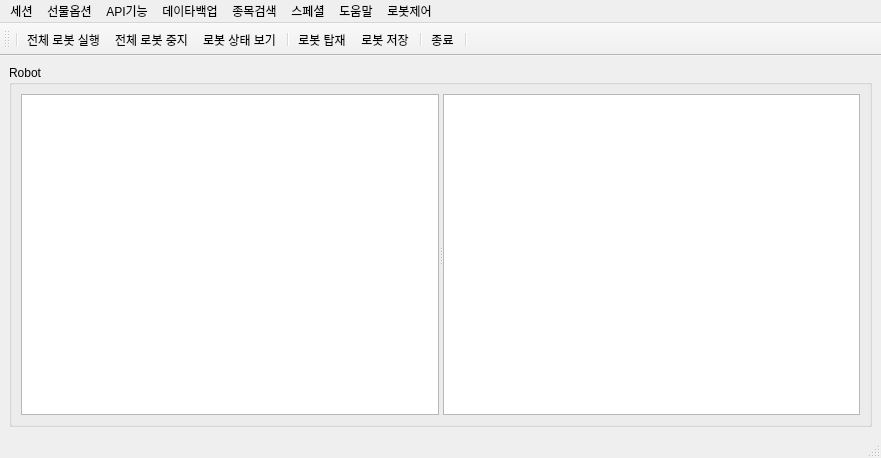
<?xml version="1.0" encoding="UTF-8"?>
<ui version="4.0">
 <class>MainWindow</class>
 <widget class="QMainWindow" name="MainWindow">
  <property name="geometry">
   <rect>
    <x>0</x>
    <y>0</y>
    <width>881</width>
    <height>458</height>
   </rect>
  </property>
  <property name="windowTitle">
   <string>Skybot</string>
  </property>
  <property name="windowIcon">
   <iconset>
    <normaloff>PNG/SkyBot.png</normaloff>PNG/SkyBot.png</iconset>
  </property>
  <widget class="QWidget" name="centralwidget">
   <layout class="QGridLayout" name="gridLayout_2">
    <item row="0" column="0">
     <widget class="QGroupBox" name="groupBox">
      <property name="title">
       <string>Robot</string>
      </property>
      <layout class="QHBoxLayout" name="horizontalLayout">
       <item>
        <widget class="QSplitter" name="splitter">
         <property name="orientation">
          <enum>Qt::Horizontal</enum>
         </property>
         <widget class="QTableView" name="tableView_robot">
          <property name="selectionMode">
           <enum>QAbstractItemView::SingleSelection</enum>
          </property>
          <property name="selectionBehavior">
           <enum>QAbstractItemView::SelectRows</enum>
          </property>
          <property name="showGrid">
           <bool>true</bool>
          </property>
          <property name="gridStyle">
           <enum>Qt::DotLine</enum>
          </property>
         </widget>
         <widget class="QTableView" name="tableView_portfolio"/>
        </widget>
       </item>
      </layout>
     </widget>
    </item>
   </layout>
  </widget>
  <widget class="QMenuBar" name="menubar">
   <property name="geometry">
    <rect>
     <x>0</x>
     <y>0</y>
     <width>881</width>
     <height>21</height>
    </rect>
   </property>
   <widget class="QMenu" name="menu">
    <property name="title">
     <string>세션</string>
    </property>
    <addaction name="actionLogin"/>
    <addaction name="actionLogout"/>
    <addaction name="separator"/>
    <addaction name="actionAccountDialog"/>
    <addaction name="separator"/>
    <addaction name="actionExit"/>
    <addaction name="separator"/>
   </widget>
   <widget class="QMenu" name="menu_2">
    <property name="title">
     <string>API기능</string>
    </property>
    <addaction name="actionStockcode"/>
    <addaction name="actionSectorView"/>
    <addaction name="actionTheme"/>
    <addaction name="actionChartIndex"/>
    <addaction name="separator"/>
    <addaction name="actionMinuitePrice"/>
    <addaction name="actionDailyPrice"/>
    <addaction name="separator"/>
    <addaction name="actionInvestors"/>
    <addaction name="actionInvestors2"/>
    <addaction name="separator"/>
    <addaction name="actionRealDataDialog"/>
    <addaction name="actionAskBid"/>
    <addaction name="actionNews"/>
    <addaction name="separator"/>
    <addaction name="actionOpenScreen"/>
    <addaction name="separator"/>
    <addaction name="actionOrder"/>
   </widget>
   <widget class="QMenu" name="menuRobot">
    <property name="title">
     <string>로봇제어</string>
    </property>
    <addaction name="actionRobotRun"/>
    <addaction name="actionRobotStop"/>
    <addaction name="separator"/>
    <addaction name="actionRobotOneRun"/>
    <addaction name="actionRobotOneStop"/>
    <addaction name="separator"/>
    <addaction name="actionRobotSave"/>
    <addaction name="actionRobotLoad"/>
    <addaction name="separator"/>
    <addaction name="actionRobotRemove"/>
    <addaction name="actionRobotClear"/>
    <addaction name="separator"/>
    <addaction name="actionRobotView"/>
    <addaction name="separator"/>
    <addaction name="actionTradeResult"/>
   </widget>
   <widget class="QMenu" name="menu_4">
    <property name="title">
     <string>데이타백업</string>
    </property>
    <addaction name="actionSectorBackupDay"/>
    <addaction name="actionPriceBackupDay"/>
    <addaction name="actionInvestorBackup"/>
    <addaction name="separator"/>
    <addaction name="actionPriceBackupMin"/>
   </widget>
   <widget class="QMenu" name="menu_3">
    <property name="title">
     <string>도움말</string>
    </property>
    <addaction name="actionMustRead"/>
    <addaction name="actionUsage"/>
    <addaction name="actionVersion"/>
   </widget>
   <widget class="QMenu" name="menu_5">
    <property name="title">
     <string>종목검색</string>
    </property>
    <addaction name="actionSearchItems"/>
    <addaction name="actionESearchItems"/>
   </widget>
   <widget class="QMenu" name="menu_6">
    <property name="title">
     <string>스페셜</string>
    </property>
    <addaction name="actionTool2ebest"/>
   </widget>
   <widget class="QMenu" name="menu_7">
    <property name="title">
     <string>선물옵션</string>
    </property>
    <addaction name="separator"/>
    <addaction name="actionCMOptionPrice"/>
    <addaction name="separator"/>
    <addaction name="separator"/>
    <addaction name="actionSupplyDemand"/>
    <addaction name="separator"/>
   </widget>
   <addaction name="menu"/>
   <addaction name="menu_7"/>
   <addaction name="menu_2"/>
   <addaction name="menu_4"/>
   <addaction name="menu_5"/>
   <addaction name="menu_6"/>
   <addaction name="menu_3"/>
   <addaction name="menuRobot"/>
  </widget>
  <widget class="QStatusBar" name="statusbar"/>
  <widget class="QToolBar" name="toolBar">
   <property name="mouseTracking">
    <bool>true</bool>
   </property>
   <property name="windowTitle">
    <string>toolBar</string>
   </property>
   <property name="toolButtonStyle">
    <enum>Qt::ToolButtonIconOnly</enum>
   </property>
   <attribute name="toolBarArea">
    <enum>TopToolBarArea</enum>
   </attribute>
   <attribute name="toolBarBreak">
    <bool>false</bool>
   </attribute>
   <addaction name="separator"/>
   <addaction name="actionRobotRun"/>
   <addaction name="actionRobotStop"/>
   <addaction name="actionRobotView"/>
   <addaction name="separator"/>
   <addaction name="actionRobotLoad"/>
   <addaction name="actionRobotSave"/>
   <addaction name="separator"/>
   <addaction name="actionExit"/>
   <addaction name="separator"/>
  </widget>
  <action name="actionLogin">
   <property name="icon">
    <iconset>
     <normaloff>PNG/로그인.png</normaloff>PNG/로그인.png</iconset>
   </property>
   <property name="text">
    <string>로그인</string>
   </property>
   <property name="statusTip">
    <string/>
   </property>
  </action>
  <action name="actionLogout">
   <property name="enabled">
    <bool>true</bool>
   </property>
   <property name="icon">
    <iconset>
     <normaloff>PNG/로그아웃.png</normaloff>PNG/로그아웃.png</iconset>
   </property>
   <property name="text">
    <string>로그아웃</string>
   </property>
   <property name="statusTip">
    <string/>
   </property>
  </action>
  <action name="actionExit">
   <property name="icon">
    <iconset>
     <normaloff>PNG/종료.png</normaloff>PNG/종료.png</iconset>
   </property>
   <property name="text">
    <string>종료</string>
   </property>
   <property name="statusTip">
    <string/>
   </property>
  </action>
  <action name="actionRobotRun">
   <property name="icon">
    <iconset>
     <normaloff>PNG/Process.png</normaloff>PNG/Process.png</iconset>
   </property>
   <property name="text">
    <string>전체 로봇 실행</string>
   </property>
  </action>
  <action name="actionRobotStop">
   <property name="icon">
    <iconset>
     <normaloff>PNG/Cancel.png</normaloff>PNG/Cancel.png</iconset>
   </property>
   <property name="text">
    <string>전체 로봇 중지</string>
   </property>
  </action>
  <action name="actionAddTickTrade">
   <property name="icon">
    <iconset>
     <normaloff>PNG/Business Contact.png</normaloff>PNG/Business Contact.png</iconset>
   </property>
   <property name="text">
    <string>TickTrade</string>
   </property>
   <property name="toolTip">
    <string>TickTrade</string>
   </property>
  </action>
  <action name="actionRealDataDialog">
   <property name="icon">
    <iconset>
     <normaloff>PNG/News.png</normaloff>PNG/News.png</iconset>
   </property>
   <property name="text">
    <string>실시간주가</string>
   </property>
  </action>
  <action name="actionAccountDialog">
   <property name="icon">
    <iconset>
     <normaloff>PNG/계좌조회.png</normaloff>PNG/계좌조회.png</iconset>
   </property>
   <property name="text">
    <string>계좌조회</string>
   </property>
  </action>
  <action name="actionRobotLoad">
   <property name="icon">
    <iconset>
     <normaloff>PNG/Upload.png</normaloff>PNG/Upload.png</iconset>
   </property>
   <property name="text">
    <string>로봇 탑재</string>
   </property>
  </action>
  <action name="actionRobotSave">
   <property name="icon">
    <iconset>
     <normaloff>PNG/Download.png</normaloff>PNG/Download.png</iconset>
   </property>
   <property name="text">
    <string>로봇 저장</string>
   </property>
  </action>
  <action name="actionRobotClear">
   <property name="icon">
    <iconset>
     <normaloff>PNG/Empty Trash.png</normaloff>PNG/Empty Trash.png</iconset>
   </property>
   <property name="text">
    <string>로봇 전체 삭제</string>
   </property>
  </action>
  <action name="actionRobotView">
   <property name="icon">
    <iconset>
     <normaloff>PNG/Candle Sticks.png</normaloff>PNG/Candle Sticks.png</iconset>
   </property>
   <property name="text">
    <string>로봇 상태 보기</string>
   </property>
  </action>
  <action name="actionRobotRemove">
   <property name="icon">
    <iconset>
     <normaloff>PNG/Cancel.png</normaloff>PNG/Cancel.png</iconset>
   </property>
   <property name="text">
    <string>로봇 삭제</string>
   </property>
  </action>
  <action name="actionAddMomentumTrade">
   <property name="icon">
    <iconset>
     <normaloff>PNG/Bullish.png</normaloff>PNG/Bullish.png</iconset>
   </property>
   <property name="text">
    <string>MomentumTrade</string>
   </property>
   <property name="iconText">
    <string>MomentumTrade</string>
   </property>
  </action>
  <action name="actionDatabaseSetting">
   <property name="icon">
    <iconset>
     <normaloff>PNG/Multiple Inputs.png</normaloff>PNG/Multiple Inputs.png</iconset>
   </property>
   <property name="text">
    <string>데이타베이스 설정</string>
   </property>
  </action>
  <action name="actionDailyPrice">
   <property name="icon">
    <iconset>
     <normaloff>PNG/Candle Sticks.png</normaloff>PNG/Candle Sticks.png</iconset>
   </property>
   <property name="text">
    <string>일별주가</string>
   </property>
  </action>
  <action name="actionInvestors">
   <property name="icon">
    <iconset>
     <normaloff>PNG/Conference Call.png</normaloff>PNG/Conference Call.png</iconset>
   </property>
   <property name="text">
    <string>종목별투자자</string>
   </property>
  </action>
  <action name="actionBackup2">
   <property name="enabled">
    <bool>true</bool>
   </property>
   <property name="icon">
    <iconset>
     <normaloff>PNG/Checked 2.png</normaloff>PNG/Checked 2.png</iconset>
   </property>
   <property name="text">
    <string>주가/투자자 백업</string>
   </property>
  </action>
  <action name="actionCodeBuild">
   <property name="icon">
    <iconset>
     <normaloff>PNG/Multiple Inputs.png</normaloff>PNG/Multiple Inputs.png</iconset>
   </property>
   <property name="text">
    <string>종목테이블생성</string>
   </property>
  </action>
  <action name="actionMinuitePrice">
   <property name="icon">
    <iconset>
     <normaloff>PNG/Candle Sticks.png</normaloff>PNG/Candle Sticks.png</iconset>
   </property>
   <property name="text">
    <string>분별주가(1분)</string>
   </property>
  </action>
  <action name="actionPriceBackupDay">
   <property name="icon">
    <iconset>
     <normaloff>PNG/Download 2.png</normaloff>PNG/Download 2.png</iconset>
   </property>
   <property name="text">
    <string>일별가격정보</string>
   </property>
  </action>
  <action name="actionInvestorBackup">
   <property name="icon">
    <iconset>
     <normaloff>PNG/Download 2.png</normaloff>PNG/Download 2.png</iconset>
   </property>
   <property name="text">
    <string>종목별투자자</string>
   </property>
  </action>
  <action name="actionPriceBackupMin">
   <property name="icon">
    <iconset>
     <normaloff>PNG/Download 2.png</normaloff>PNG/Download 2.png</iconset>
   </property>
   <property name="text">
    <string>분별가격정보</string>
   </property>
  </action>
  <action name="actionRobotOneRun">
   <property name="icon">
    <iconset>
     <normaloff>PNG/Currency Exchange.png</normaloff>PNG/Currency Exchange.png</iconset>
   </property>
   <property name="text">
    <string>로봇 실행</string>
   </property>
  </action>
  <action name="actionRobotOneStop">
   <property name="icon">
    <iconset>
     <normaloff>PNG/Cancel.png</normaloff>PNG/Cancel.png</iconset>
   </property>
   <property name="text">
    <string>로봇 중지</string>
   </property>
  </action>
  <action name="actionTickLogger">
   <property name="icon">
    <iconset>
     <normaloff>PNG/Multiple Inputs.png</normaloff>PNG/Multiple Inputs.png</iconset>
   </property>
   <property name="text">
    <string>TickLogger</string>
   </property>
  </action>
  <action name="actionAddTickTradeXN">
   <property name="icon">
    <iconset>
     <normaloff>PNG/Money Transfer.png</normaloff>PNG/Money Transfer.png</iconset>
   </property>
   <property name="text">
    <string>TickTradeXN</string>
   </property>
  </action>
  <action name="actionAddChannelTrade">
   <property name="icon">
    <iconset>
     <normaloff>PNG/Neutral Trading.png</normaloff>PNG/Neutral Trading.png</iconset>
   </property>
   <property name="text">
    <string>ChannelTrade</string>
   </property>
  </action>
  <action name="actionAddTickTradeM">
   <property name="icon">
    <iconset>
     <normaloff>PNG/Trademark.png</normaloff>PNG/Trademark.png</iconset>
   </property>
   <property name="text">
    <string>TickTradeM</string>
   </property>
   <property name="toolTip">
    <string>TickTradeM</string>
   </property>
  </action>
  <action name="actionAddTickTradeP">
   <property name="icon">
    <iconset>
     <normaloff>PNG/Bullish.png</normaloff>PNG/Bullish.png</iconset>
   </property>
   <property name="text">
    <string>TickTradeP</string>
   </property>
   <property name="iconText">
    <string>TickTradeP</string>
   </property>
  </action>
  <action name="actionSectorView">
   <property name="icon">
    <iconset>
     <normaloff>PNG/Services.png</normaloff>PNG/Services.png</iconset>
   </property>
   <property name="text">
    <string>업종지수</string>
   </property>
  </action>
  <action name="actionSectorPriceView">
   <property name="icon">
    <iconset>
     <normaloff>PNG/Services.png</normaloff>PNG/Services.png</iconset>
   </property>
   <property name="text">
    <string>업종별주가조회</string>
   </property>
  </action>
  <action name="actionSectorBackupDay">
   <property name="icon">
    <iconset>
     <normaloff>PNG/Services.png</normaloff>PNG/Services.png</iconset>
   </property>
   <property name="text">
    <string>일별업종정보</string>
   </property>
  </action>
  <action name="actionTickMonitor">
   <property name="icon">
    <iconset>
     <normaloff>PNG/Multiple Inputs.png</normaloff>PNG/Multiple Inputs.png</iconset>
   </property>
   <property name="text">
    <string>TickMonitor</string>
   </property>
  </action>
  <action name="actionAddTickTradeTT">
   <property name="icon">
    <iconset>
     <normaloff>PNG/Bullish.png</normaloff>PNG/Bullish.png</iconset>
   </property>
   <property name="text">
    <string>똘똘이</string>
   </property>
  </action>
  <action name="actionTickMe">
   <property name="icon">
    <iconset>
     <normaloff>PNG/Puzzle.png</normaloff>PNG/Puzzle.png</iconset>
   </property>
   <property name="text">
    <string>TickMe</string>
   </property>
  </action>
  <action name="actionMX">
   <property name="icon">
    <iconset>
     <normaloff>PNG/Candle Sticks.png</normaloff>PNG/Candle Sticks.png</iconset>
   </property>
   <property name="text">
    <string>MX</string>
   </property>
  </action>
  <action name="actionAddTickTradeT2">
   <property name="text">
    <string>똘똘이2</string>
   </property>
  </action>
  <action name="actionRSI">
   <property name="icon">
    <iconset>
     <normaloff>PNG/Candle Sticks.png</normaloff>PNG/Candle Sticks.png</iconset>
   </property>
   <property name="text">
    <string>RSI</string>
   </property>
  </action>
  <action name="actionRSI_2">
   <property name="icon">
    <iconset>
     <normaloff>PNG/Puzzle.png</normaloff>PNG/Puzzle.png</iconset>
   </property>
   <property name="text">
    <string>RSI</string>
   </property>
  </action>
  <action name="actionFastChance">
   <property name="icon">
    <iconset>
     <normaloff>PNG/Puzzle.png</normaloff>PNG/Puzzle.png</iconset>
   </property>
   <property name="text">
    <string>FastChance</string>
   </property>
  </action>
  <action name="actionVolumeLevel">
   <property name="icon">
    <iconset>
     <normaloff>PNG/Puzzle.png</normaloff>PNG/Puzzle.png</iconset>
   </property>
   <property name="text">
    <string>VolumeLevel</string>
   </property>
  </action>
  <action name="actionItemselection">
   <property name="text">
    <string>매수/매도 종목 선정</string>
   </property>
  </action>
  <action name="action_2">
   <property name="text">
    <string>-</string>
   </property>
  </action>
  <action name="actionChanceWater">
   <property name="text">
    <string>ChanceWater</string>
   </property>
  </action>
  <action name="actionFastChanceWater">
   <property name="text">
    <string>FastChanceWater</string>
   </property>
  </action>
  <action name="actionTickTradeRSI">
   <property name="icon">
    <iconset>
     <normaloff>PNG/Bullish.png</normaloff>PNG/Bullish.png</iconset>
   </property>
   <property name="text">
    <string>TickTradeRSI</string>
   </property>
  </action>
  <action name="actionTEST">
   <property name="text">
    <string>TEST</string>
   </property>
  </action>
  <action name="actionOpenAPI_document">
   <property name="text">
    <string>OpenAPI document</string>
   </property>
  </action>
  <action name="actionTickFuturesLogger">
   <property name="text">
    <string>TickFuturesLogger</string>
   </property>
  </action>
  <action name="actionInvestors2">
   <property name="icon">
    <iconset>
     <normaloff>PNG/Conference Call.png</normaloff>PNG/Conference Call.png</iconset>
   </property>
   <property name="text">
    <string>종목별투자자2</string>
   </property>
  </action>
  <action name="actionTheme">
   <property name="icon">
    <iconset>
     <normaloff>PNG/Diploma 1.png</normaloff>PNG/Diploma 1.png</iconset>
   </property>
   <property name="text">
    <string>테마</string>
   </property>
  </action>
  <action name="actionStockcode">
   <property name="icon">
    <iconset>
     <normaloff>PNG/Multiple Inputs.png</normaloff>PNG/Multiple Inputs.png</iconset>
   </property>
   <property name="text">
    <string>전종목코드</string>
   </property>
  </action>
  <action name="actionChartIndex">
   <property name="icon">
    <iconset>
     <normaloff>PNG/Bullish.png</normaloff>PNG/Bullish.png</iconset>
   </property>
   <property name="text">
    <string>차트데이타</string>
   </property>
  </action>
  <action name="actionSearchItems">
   <property name="icon">
    <iconset>
     <normaloff>PNG/Search.png</normaloff>PNG/Search.png</iconset>
   </property>
   <property name="text">
    <string>종목검색</string>
   </property>
  </action>
  <action name="actionOpenScreen">
   <property name="icon">
    <iconset>
     <normaloff>PNG/Self Service Kiosk.png</normaloff>PNG/Self Service Kiosk.png</iconset>
   </property>
   <property name="text">
    <string>OpenScreen</string>
   </property>
  </action>
  <action name="actionNews">
   <property name="icon">
    <iconset>
     <normaloff>PNG/News.png</normaloff>PNG/News.png</iconset>
   </property>
   <property name="text">
    <string>News</string>
   </property>
  </action>
  <action name="actionESearchItems">
   <property name="icon">
    <iconset>
     <normaloff>PNG/Search.png</normaloff>PNG/Search.png</iconset>
   </property>
   <property name="text">
    <string>e종목검색</string>
   </property>
  </action>
  <action name="actionOrder">
   <property name="icon">
    <iconset>
     <normaloff>PNG/Online Support.png</normaloff>PNG/Online Support.png</iconset>
   </property>
   <property name="text">
    <string>수동주문</string>
   </property>
  </action>
  <action name="actionTool2ebest">
   <property name="text">
    <string>외부신호-&gt;eBest</string>
   </property>
  </action>
  <action name="actionTradeResult">
   <property name="text">
    <string>로봇 거래결과</string>
   </property>
  </action>
  <action name="actionUsage">
   <property name="text">
    <string>사용법</string>
   </property>
  </action>
  <action name="actionAskBid">
   <property name="icon">
    <iconset>
     <normaloff>PNG/Candle Sticks.png</normaloff>PNG/Candle Sticks.png</iconset>
   </property>
   <property name="text">
    <string>실시간호가</string>
   </property>
  </action>
  <action name="actionMustRead">
   <property name="text">
    <string>꼭 읽어보세요</string>
   </property>
  </action>
  <action name="actionVersion">
   <property name="text">
    <string>버전</string>
   </property>
  </action>
  <action name="actionCMOptionPrice">
   <property name="icon">
    <iconset>
     <normaloff>PNG/당월물 옵션전광판.png</normaloff>PNG/당월물 옵션전광판.png</iconset>
   </property>
   <property name="text">
    <string>선물옵션 전광판</string>
   </property>
  </action>
  <action name="actionNMOptionPrice">
   <property name="icon">
    <iconset>
     <normaloff>PNG/차월물 옵션체결.png</normaloff>PNG/차월물 옵션체결.png</iconset>
   </property>
   <property name="text">
    <string>차월물 옵션전광판</string>
   </property>
  </action>
  <action name="actionSupplyDemand">
   <property name="icon">
    <iconset>
     <normaloff>PNG/수급.png</normaloff>PNG/수급.png</iconset>
   </property>
   <property name="text">
    <string>시장분석</string>
   </property>
  </action>
  <action name="actionOpenInterest">
   <property name="icon">
    <iconset>
     <normaloff>PNG/미결제약정.png</normaloff>PNG/미결제약정.png</iconset>
   </property>
   <property name="text">
    <string>미결제약정</string>
   </property>
  </action>
 </widget>
 <resources/>
 <connections>
  <connection>
   <sender>menubar</sender>
   <signal>triggered(QAction*)</signal>
   <receiver>MainWindow</receiver>
   <slot>MENU_Action(QAction*)</slot>
   <hints>
    <hint type="sourcelabel">
     <x>703</x>
     <y>20</y>
    </hint>
    <hint type="destinationlabel">
     <x>665</x>
     <y>50</y>
    </hint>
   </hints>
  </connection>
  <connection>
   <sender>tableView_robot</sender>
   <signal>clicked(QModelIndex)</signal>
   <receiver>MainWindow</receiver>
   <slot>robot_selected(QModelIndex)</slot>
   <hints>
    <hint type="sourcelabel">
     <x>307</x>
     <y>199</y>
    </hint>
    <hint type="destinationlabel">
     <x>300</x>
     <y>-15</y>
    </hint>
   </hints>
  </connection>
  <connection>
   <sender>tableView_robot</sender>
   <signal>doubleClicked(QModelIndex)</signal>
   <receiver>MainWindow</receiver>
   <slot>robot_double_clicked(QModelIndex)</slot>
   <hints>
    <hint type="sourcelabel">
     <x>437</x>
     <y>291</y>
    </hint>
    <hint type="destinationlabel">
     <x>495</x>
     <y>-20</y>
    </hint>
   </hints>
  </connection>
  <connection>
   <sender>tableView_portfolio</sender>
   <signal>clicked(QModelIndex)</signal>
   <receiver>MainWindow</receiver>
   <slot>portfolio_selected(QModelIndex)</slot>
   <hints>
    <hint type="sourcelabel">
     <x>494</x>
     <y>195</y>
    </hint>
    <hint type="destinationlabel">
     <x>575</x>
     <y>-3</y>
    </hint>
   </hints>
  </connection>
  <connection>
   <sender>tableView_portfolio</sender>
   <signal>doubleClicked(QModelIndex)</signal>
   <receiver>MainWindow</receiver>
   <slot>portfolio_double_clicked(QModelIndex)</slot>
   <hints>
    <hint type="sourcelabel">
     <x>531</x>
     <y>131</y>
    </hint>
    <hint type="destinationlabel">
     <x>886</x>
     <y>41</y>
    </hint>
   </hints>
  </connection>
 </connections>
 <slots>
  <slot>robot_selected(QModelIndex)</slot>
  <slot>robot_double_clicked(QModelIndex)</slot>
  <slot>portfolio_selected(QModelIndex)</slot>
  <slot>portfolio_double_clicked(QModelIndex)</slot>
 </slots>
</ui>
